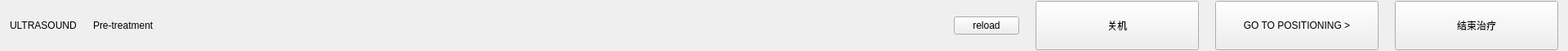
<?xml version="1.0" encoding="UTF-8"?>
<ui version="4.0">
 <class>UltrasoundTop</class>
 <widget class="qMRMLWidget" name="UltrasoundTop">
  <property name="geometry">
   <rect>
    <x>0</x>
    <y>0</y>
    <width>1920</width>
    <height>62</height>
   </rect>
  </property>
  <property name="styleSheet">
   <string notr="true"/>
  </property>
  <layout class="QVBoxLayout" name="verticalLayout">
   <property name="leftMargin">
    <number>0</number>
   </property>
   <property name="topMargin">
    <number>0</number>
   </property>
   <property name="rightMargin">
    <number>0</number>
   </property>
   <property name="bottomMargin">
    <number>0</number>
   </property>
   <item>
    <widget class="QWidget" name="widget" native="true">
     <property name="styleSheet">
      <string notr="true"/>
     </property>
     <layout class="QHBoxLayout" name="horizontalLayout">
      <property name="spacing">
       <number>20</number>
      </property>
      <property name="leftMargin">
       <number>12</number>
      </property>
      <property name="topMargin">
       <number>0</number>
      </property>
      <property name="rightMargin">
       <number>12</number>
      </property>
      <property name="bottomMargin">
       <number>0</number>
      </property>
      <item>
       <widget class="QLabel" name="lbl_title">
        <property name="sizePolicy">
         <sizepolicy hsizetype="Preferred" vsizetype="Preferred">
          <horstretch>0</horstretch>
          <verstretch>0</verstretch>
         </sizepolicy>
        </property>
        <property name="text">
         <string>ULTRASOUND</string>
        </property>
       </widget>
      </item>
      <item>
       <widget class="QLabel" name="lbl_title2">
        <property name="text">
         <string>Pre-treatment</string>
        </property>
       </widget>
      </item>
      <item>
       <spacer name="horizontalSpacer">
        <property name="orientation">
         <enum>Qt::Horizontal</enum>
        </property>
        <property name="sizeHint" stdset="0">
         <size>
          <width>40</width>
          <height>20</height>
         </size>
        </property>
       </spacer>
      </item>
      <item>
       <widget class="QPushButton" name="btn_reload">
        <property name="text">
         <string>reload</string>
        </property>
       </widget>
      </item>
      <item>
       <widget class="QPushButton" name="btn_shutdown">
        <property name="sizePolicy">
         <sizepolicy hsizetype="Fixed" vsizetype="Fixed">
          <horstretch>0</horstretch>
          <verstretch>0</verstretch>
         </sizepolicy>
        </property>
        <property name="minimumSize">
         <size>
          <width>200</width>
          <height>60</height>
         </size>
        </property>
        <property name="text">
         <string>关机</string>
        </property>
       </widget>
      </item>
      <item>
       <widget class="QPushButton" name="btn_next">
        <property name="sizePolicy">
         <sizepolicy hsizetype="Fixed" vsizetype="Fixed">
          <horstretch>0</horstretch>
          <verstretch>0</verstretch>
         </sizepolicy>
        </property>
        <property name="minimumSize">
         <size>
          <width>200</width>
          <height>60</height>
         </size>
        </property>
        <property name="maximumSize">
         <size>
          <width>200</width>
          <height>60</height>
         </size>
        </property>
        <property name="sizeIncrement">
         <size>
          <width>0</width>
          <height>0</height>
         </size>
        </property>
        <property name="text">
         <string>GO TO POSITIONING &gt;</string>
        </property>
       </widget>
      </item>
      <item>
       <widget class="QToolButton" name="btn_end">
        <property name="minimumSize">
         <size>
          <width>200</width>
          <height>60</height>
         </size>
        </property>
        <property name="maximumSize">
         <size>
          <width>200</width>
          <height>60</height>
         </size>
        </property>
        <property name="text">
         <string>结束治疗</string>
        </property>
       </widget>
      </item>
     </layout>
    </widget>
   </item>
  </layout>
 </widget>
 <customwidgets>
  <customwidget>
   <class>qMRMLWidget</class>
   <extends>QWidget</extends>
   <header>qMRMLWidget.h</header>
   <container>1</container>
  </customwidget>
 </customwidgets>
 <resources/>
 <connections/>
</ui>
